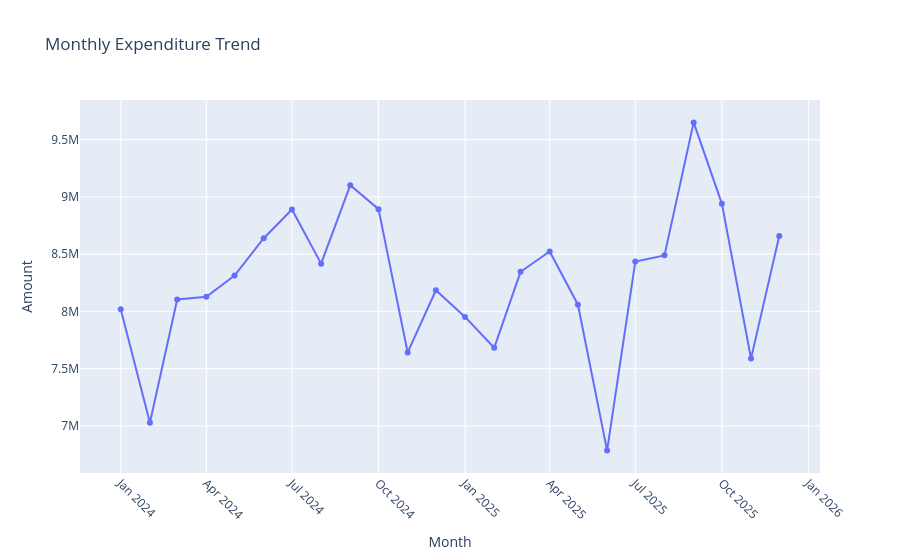

The cell this chart's notebook holds for it:
### Markdown cell above
## 4. Monthly Expenditure Trend

### Code cell
def plot_monthly_trend(dataframe):
    """Interactive monthly expenditure trend line. Reused in dashboard/app.py."""
    monthly = dataframe.copy()
    monthly["Month"] = monthly["Invoice_Date"].dt.to_period("M").astype(str)
    monthly_spend = monthly.groupby("Month")["Amount"].sum().reset_index()
    fig = px.line(
        monthly_spend, x="Month", y="Amount", markers=True,
        title="Monthly Expenditure Trend"
    )
    fig.update_xaxes(tickangle=45)
    return fig

plot_monthly_trend(df).show()

### Figure 1 — Plotly figure (JSON) as saved in the notebook; plotly's stock layout.template omitted (floating-point values rounded to 4 significant figures)
{"data": [{"hovertemplate": "Month=%{x}<br>Amount=%{y}<extra></extra>", "legendgroup": "", "line": {"color": "#636efa", "dash": "solid"}, "marker": {"symbol": "circle"}, "mode": "lines+markers", "name": "", "orientation": "v", "showlegend": false, "type": "scatter", "x": ["2024-01", "2024-02", "2024-03", "2024-04", "2024-05", "2024-06", "2024-07", "2024-08", "2024-09", "2024-10", "2024-11", "2024-12", "2025-01", "2025-02", "2025-03", "2025-04", "2025-05", "2025-06", "2025-07", "2025-08", "2025-09", "2025-10", "2025-11", "2025-12"], "xaxis": "x", "y": [8018000.0, 7028000.0, 8104000.0, 8129000.0, 8314000.0, 8640000.0, 8891000.0, 8417000.0, 9102000.0, 8894000.0, 7642000.0, 8185000.0, 7952000.0, 7683000.0, 8346000.0, 8524000.0, 8059000.0, 6784000.0, 8435000.0, 8490000.0, 9651000.0, 8942000.0, 7588000.0, 8660000.0], "yaxis": "y"}], "layout": {"legend": {"tracegroupgap": 0}, "title": {"text": "Monthly Expenditure Trend"}, "xaxis": {"anchor": "y", "domain": [0.0, 1.0], "tickangle": 45, "title": {"text": "Month"}}, "yaxis": {"anchor": "x", "domain": [0.0, 1.0], "title": {"text": "Amount"}}}}
